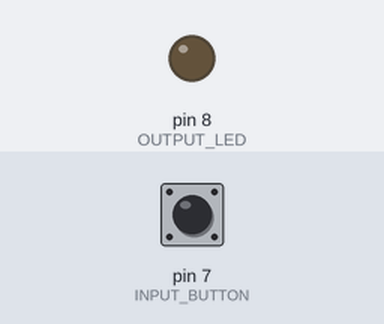
A sketch run on a simulated Arduino Uno, built with avr-gcc and run on an emulated ATmega328P. Shown: output pins drawn as LEDs (lit = HIGH). Dashed ring = blinking. The test bench sets the inputs (shaded band); at power-on: pin 7 (INPUT_BUTTON) HIGH.

Above: at 1.2 s.
1.3 s: pin 7 (INPUT_BUTTON) pulled LOW for 0.15 s
At 1.7 s:
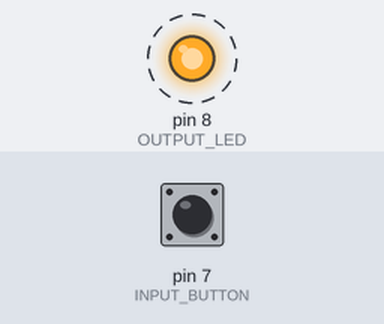
4.4 s: pin 7 (INPUT_BUTTON) pulled LOW for 1 s
At 7.5 s:
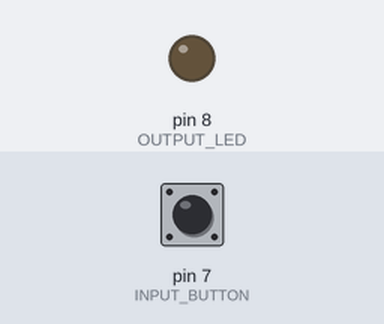
8.4 s: pin 7 (INPUT_BUTTON) pulled LOW for 3.2 s
At 8.7 s:
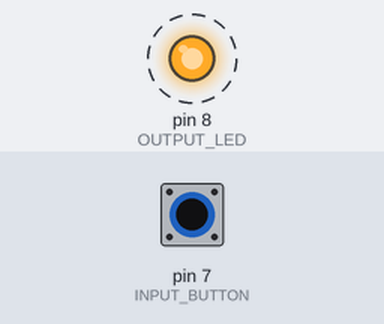
Timing chart, 0 to 15.4 s (numbered marks = the images above; inputs shaded):
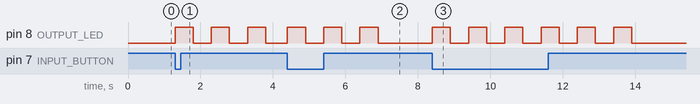

The sketch:

led_test.ino
```cpp
const int OUTPUT_LED    = 8;
const int INPUT_BUTTON  = 7;

void blink(int pin, int times)
{
  for (int i(0) ; i < times ; ++i) {
    digitalWrite(pin, HIGH);
    delay(500);
    digitalWrite(pin, LOW);
    delay(500);
  }
}

void setup() {
  pinMode(OUTPUT_LED, OUTPUT);
  pinMode(INPUT_BUTTON, INPUT_PULLUP);
  digitalWrite(OUTPUT_LED, LOW);
}

void loop() {
  if (digitalRead(INPUT_BUTTON) == LOW)
    blink(OUTPUT_LED, 3);
  else
    digitalWrite(OUTPUT_LED, LOW);
}
```

Measured:
- after the input at 1.3 s, pin 8 (OUTPUT_LED): alternates HIGH for 0.50 s and LOW for 0.50 s, starting at once
- after the input at 4.4 s, pin 8 (OUTPUT_LED): alternates HIGH for 0.50 s and LOW for 0.50 s, 6 changes in all, then stays LOW, starting at once
- after the input at 8.4 s, pin 8 (OUTPUT_LED): alternates HIGH for 0.50 s and LOW for 0.50 s, 12 changes in all, then stays LOW, starting at once
